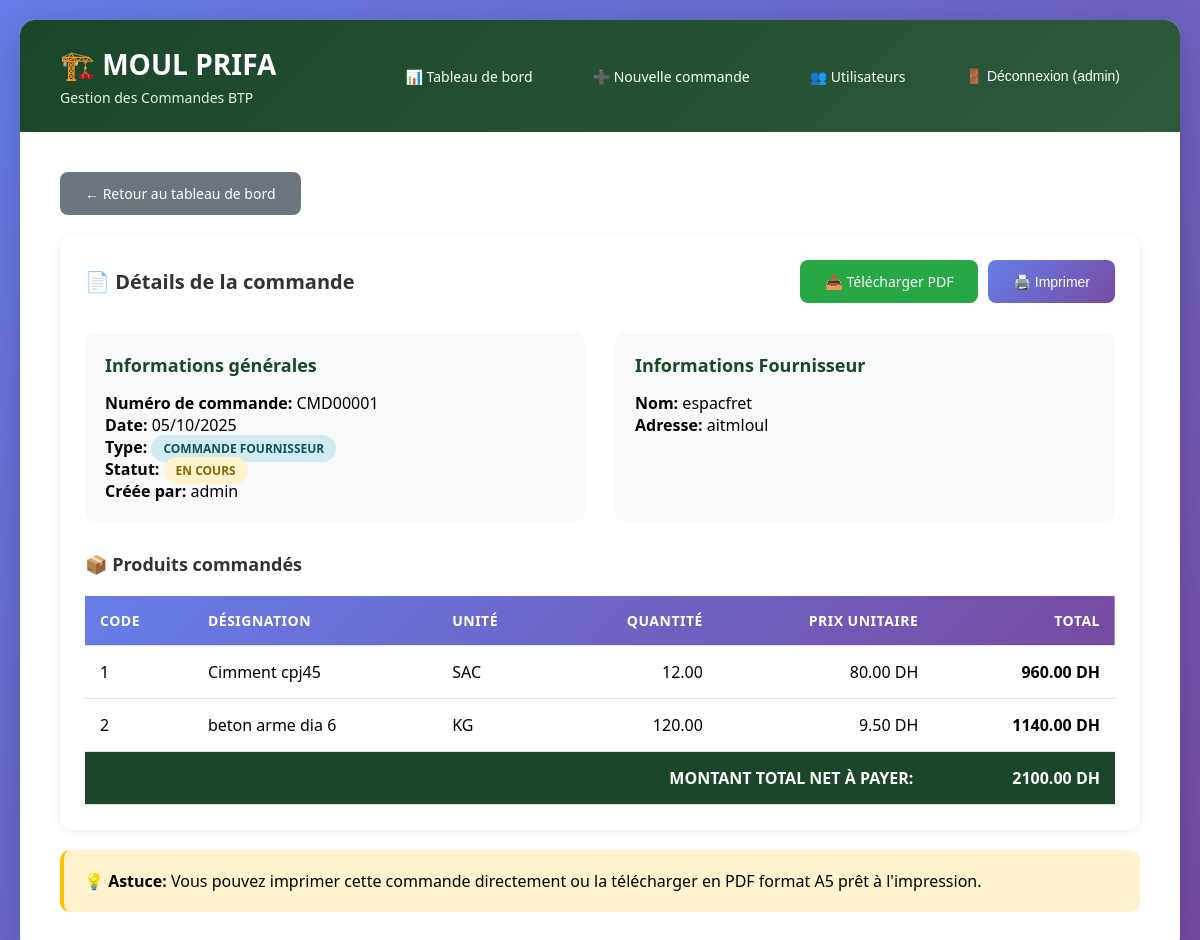
Screenshot of /commande/1 (signed in) with the database file from the repository.
### app.py (models this page shows)
class User(UserMixin, db.Model):
    id = db.Column(db.Integer, primary_key=True)
    username = db.Column(db.String(80), unique=True, nullable=False)
    password = db.Column(db.String(200), nullable=False)
    is_admin = db.Column(db.Boolean, default=False)
    commandes = db.relationship('Commande', backref='utilisateur', lazy=True)

class Commande(db.Model):
    id = db.Column(db.Integer, primary_key=True)
    numero_commande = db.Column(db.String(50), unique=True, nullable=False)
    date_commande = db.Column(db.DateTime, nullable=False, default=datetime.utcnow)
    type_commande = db.Column(db.String(20), nullable=False)  # 'fournisseur' ou 'client'
    nom_tiers = db.Column(db.String(200), nullable=False)
    adresse_tiers = db.Column(db.String(300))
    telephone_tiers = db.Column(db.String(20))
    statut = db.Column(db.String(20), default='en_cours')  # en_cours, livree, annulee
    montant_total = db.Column(db.Float, default=0)
    user_id = db.Column(db.Integer, db.ForeignKey('user.id'), nullable=False)
    lignes = db.relationship('LigneCommande', backref='commande', lazy=True, cascade='all, delete-orphan')

class LigneCommande(db.Model):
    id = db.Column(db.Integer, primary_key=True)
    code_produit = db.Column(db.String(50))
    designation = db.Column(db.String(200), nullable=False)
    unite = db.Column(db.String(20), nullable=False)
    quantite = db.Column(db.Float, nullable=False)
    prix_unitaire = db.Column(db.Float, nullable=False)
    total = db.Column(db.Float, nullable=False)
    commande_id = db.Column(db.Integer, db.ForeignKey('commande.id'), nullable=False)

### app.py (the view)
@app.route('/commande/<int:id>')
@login_required
def voir_commande(id):
    commande = Commande.query.get_or_404(id)
    if not current_user.is_admin and commande.user_id != current_user.id:
        flash('Accès non autorisé', 'danger')
        return redirect(url_for('dashboard'))
    return render_template('voir_commande.html', commande=commande)

### app.py (called while the page is built)
@login_manager.user_loader
def load_user(user_id):
    return User.query.get(int(user_id))

### templates/voir_commande.html (shortened to what this page needs)
{% extends "base.html" %}
{% block content %}
<div style="margin-bottom: 20px;">
    <a href="{{ url_for('dashboard') }}" class="btn btn-secondary">← Retour au tableau de bord</a>
</div>
<div class="card">
    <div style="display: flex; justify-content: space-between; align-items: center; margin-bottom: 30px;">
        <h2 class="card-title" style="margin: 0;">📄 Détails de la commande</h2>
        <div style="display: flex; gap: 10px;">
            <a href="{{ url_for('generer_pdf', id=commande.id) }}" target="_blank" class="btn btn-success">📥 Télécharger PDF</a>
            <button onclick="window.open('url_for('generer_pdf', id=commande.id)'); window.print();" class="btn btn-primary">🖨️ Imprimer</button>
        </div>
    </div>
    <div style="display: grid; grid-template-columns: 1fr 1fr; gap: 30px; margin-bottom: 30px;">
        <div style="background: #f8f9fa; padding: 20px; border-radius: 10px;">
            <h3 style="color: #1a472a; margin-bottom: 15px; font-size: 18px;">Informations générales</h3>
            <p><strong>Numéro de commande:</strong> {{ commande.numero_commande }}</p>
            <p><strong>Date:</strong> {{ commande.date_commande.strftime('%d/%m/%Y') }}</p>
            <p><strong>Type:</strong>
                {% if commande.type_commande == 'fournisseur' %}
                    <span class="badge badge-info">Commande Fournisseur</span>
                {% else %}
                    <span class="badge badge-success">Bon de Livraison Client</span>
                {% endif %}
            </p>
            <p><strong>Statut:</strong>
                {% if commande.statut == 'en_cours' %}
                    <span class="badge badge-warning">En cours</span>
                {% elif commande.statut == 'livree' %}
                    <span class="badge badge-success">Livrée</span>
                {% else %}
                    <span class="badge badge-danger">Annulée</span>
                {% endif %}
            </p>
            <p><strong>Créée par:</strong> {{ commande.utilisateur.username }}</p>
        </div>
        <div style="background: #f8f9fa; padding: 20px; border-radius: 10px;">
            <h3 style="color: #1a472a; margin-bottom: 15px; font-size: 18px;">
                {% if commande.type_commande == 'fournisseur' %}
                    Informations Fournisseur
                {% else %}
                    Informations Client
                {% endif %}
            </h3>
            <p><strong>Nom:</strong> {{ commande.nom_tiers }}</p>
            {% if commande.adresse_tiers %}
            <p><strong>Adresse:</strong> {{ commande.adresse_tiers }}</p>
            {% endif %}
        </div>
    </div>
    <h3 style="color: #333; margin-bottom: 20px; font-size: 18px;">📦 Produits commandés</h3>
    <div class="table-container">
        <table>
            <thead>
                <tr>
                    <th>Code</th>
                    <th>Désignation</th>
                    <th>Unité</th>
                    <th style="text-align: right;">Quantité</th>
                    <th style="text-align: right;">Prix Unitaire</th>
                    <th style="text-align: right;">Total</th>
                </tr>
            </thead>
            <tbody>
                {% for ligne in commande.lignes %}
                <tr>
                    <td>{{ ligne.code_produit or '-' }}</td>
                    <td>{{ ligne.designation }}</td>
                    <td>{{ ligne.unite }}</td>
                    <td style="text-align: right;">{{ "%.2f"|format(ligne.quantite) }}</td>
                    <td style="text-align: right;">{{ "%.2f"|format(ligne.prix_unitaire) }} DH</td>
                    <td style="text-align: right;"><strong>{{ "%.2f"|format(ligne.total) }} DH</strong></td>
                </tr>
                {% endfor %}
            </tbody>
            <tfoot>
                <tr style="background: #1a472a; color: white; font-size: 16px;">
                    <td colspan="5" style="text-align: right; padding-right: 20px;"><strong>MONTANT TOTAL NET À PAYER:</strong></td>
                    <td style="text-align: right;"><strong>{{ "%.2f"|format(commande.montant_total) }} DH</strong></td>
                </tr>
            </tfoot>
        </table>
    </div>
</div>
<div style="margin-top: 20px; padding: 20px; background: #fff3cd; border-radius: 10px; border-left: 4px solid #ffc107;">
    <strong>💡 Astuce:</strong> Vous pouvez imprimer cette commande directement ou la télécharger en PDF format A5 prêt à l'impression.
</div>
{% endblock %}

### templates/base.html (shortened to what this page needs)
<!DOCTYPE html>
<html lang="fr">
<head>
</head>
<body>
    <div class="container">
        <div class="header">
            <div>
                <h1>🏗️ MOUL PRIFA</h1>
                <div class="subtitle">Gestion des Commandes BTP</div>
            </div>
            {% if current_user.is_authenticated %}
            <div class="nav-menu">
                <a href="{{ url_for('dashboard') }}">📊 Tableau de bord</a>
                <a href="{{ url_for('nouvelle_commande') }}">➕ Nouvelle commande</a>
                {% if current_user.is_admin %}
                <a href="{{ url_for('admin_utilisateurs') }}">👥 Utilisateurs</a>
                {% endif %}
                <form action="{{ url_for('logout') }}" method="GET" style="display:inline;">
                    <button type="submit">🚪 Déconnexion ({{ current_user.username }})</button>
                </form>
            </div>
            {% endif %}
        </div>
        <div class="content">
            {% block content %}{% endblock %}
        </div>
    </div>
</body>
</html>

### templates/base.html (style rules this page uses)
* { margin: 0; padding: 0; box-sizing: border-box; }
body { font-family: 'Segoe UI', Tahoma, Geneva, Verdana, sans-serif; background: linear-gradient(135deg, #667eea 0%, #764ba2 100%); min-height: 100vh; padding: 20px; }
.container { max-width: 1400px; margin: 0 auto; background: white; border-radius: 15px; box-shadow: 0 10px 40px rgba(0,0,0,0.2); overflow: hidden; }
.header { background: linear-gradient(135deg, #1a472a 0%, #2d5a3d 100%); color: white; padding: 25px 40px; display: flex; justify-content: space-between; align-items: center; }
.header h1 { font-size: 28px; font-weight: 600; }
.header .subtitle { font-size: 14px; opacity: 0.9; margin-top: 5px; }
.nav-menu { display: flex; gap: 20px; align-items: center; }
.nav-menu a, .nav-menu button { color: white; text-decoration: none; padding: 10px 20px; border-radius: 8px; transition: background 0.3s; border: none; background: transparent; cursor: pointer; font-size: 14px; }
.content { padding: 40px; }
.btn { padding: 12px 25px; border: none; border-radius: 8px; cursor: pointer; font-size: 14px; font-weight: 500; transition: all 0.3s; text-decoration: none; display: inline-block; }
.btn-primary { background: linear-gradient(135deg, #667eea 0%, #764ba2 100%); color: white; }
.btn-success { background: #28a745; color: white; }
.btn-secondary { background: #6c757d; color: white; }
.table-container { overflow-x: auto; margin-top: 20px; }
table { width: 100%; border-collapse: collapse; background: white; }
thead { background: linear-gradient(135deg, #667eea 0%, #764ba2 100%); color: white; }
th, td { padding: 15px; text-align: left; border-bottom: 1px solid #dee2e6; }
th { font-weight: 600; font-size: 14px; text-transform: uppercase; letter-spacing: 0.5px; }
.badge { padding: 5px 12px; border-radius: 20px; font-size: 12px; font-weight: 600; text-transform: uppercase; }
.badge-warning { background: #fff3cd; color: #856404; }
.badge-info { background: #d1ecf1; color: #0c5460; }
.card { background: white; border-radius: 12px; padding: 25px; box-shadow: 0 2px 10px rgba(0,0,0,0.08); margin-bottom: 20px; }
.card-title { font-size: 20px; font-weight: 600; margin-bottom: 20px; color: #333; }

### rows the page displays
User: username "admin", utilisateur.username "admin"
Commande: numero_commande "CMD00001", date_commande "05/10/2025", nom_tiers "espacfret", adresse_tiers "aitmloul", montant_total "2100.00"
LigneCommande: code_produit "1", designation "Cimment cpj45", unite "SAC", quantite "12.00", prix_unitaire "80.00", total "960.00"
LigneCommande: code_produit "2", designation "beton arme dia 6", unite "KG", quantite "120.00", prix_unitaire "9.50", total "1140.00"
